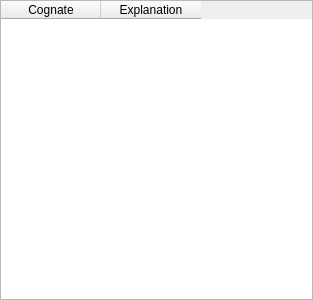
<?xml version="1.0" encoding="UTF-8"?>
<ui version="4.0">
 <class>CognateWidgetClass</class>
 <widget class="QWidget" name="CognateWidgetClass">
  <property name="geometry">
   <rect>
    <x>0</x>
    <y>0</y>
    <width>313</width>
    <height>300</height>
   </rect>
  </property>
  <layout class="QHBoxLayout">
   <property name="margin">
    <number>0</number>
   </property>
   <item>
    <widget class="QTableWidget" name="tableWidget">
     <property name="editTriggers">
      <set>QAbstractItemView::NoEditTriggers</set>
     </property>
     <property name="selectionBehavior">
      <enum>QAbstractItemView::SelectRows</enum>
     </property>
     <column>
      <property name="text">
       <string>Cognate</string>
      </property>
     </column>
     <column>
      <property name="text">
       <string>Explanation</string>
      </property>
     </column>
    </widget>
   </item>
  </layout>
 </widget>
 <layoutdefault spacing="6" margin="11"/>
 <resources/>
 <connections/>
</ui>
